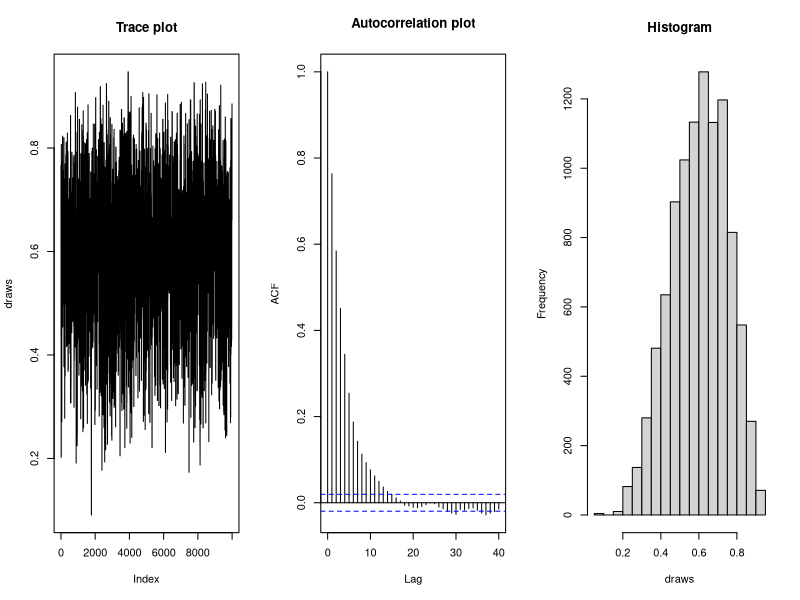
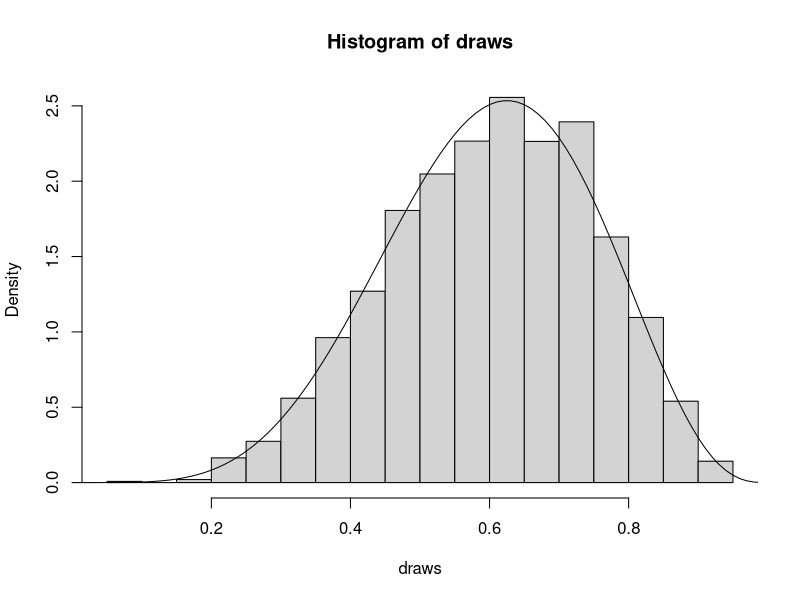
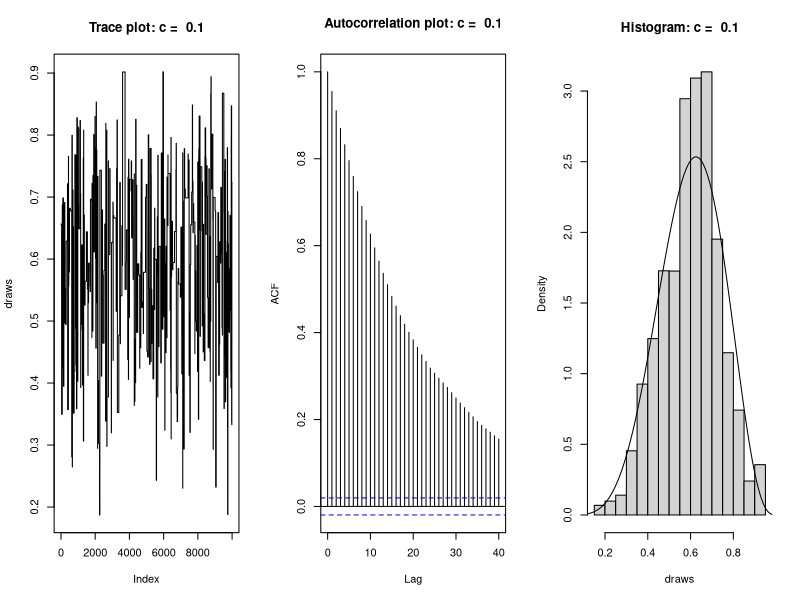
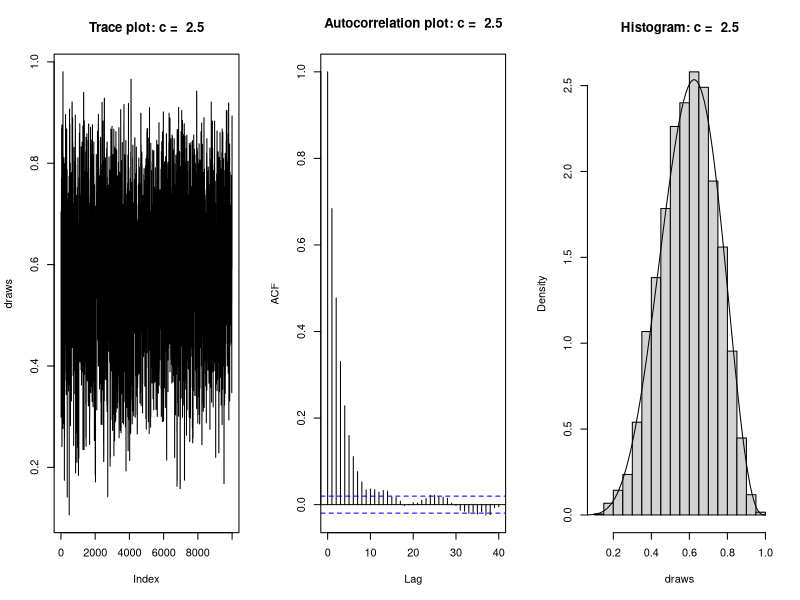
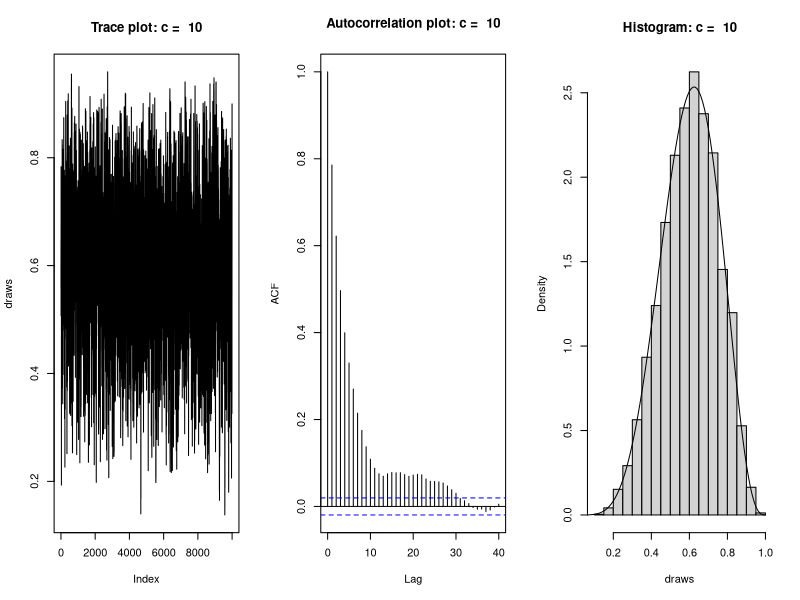

R code for these plots, in order:
## ---- chunk 1
knitr::opts_chunk$set(echo = TRUE)
## ---- chunk 2
betametropolis <- function(startvalue, c, iterations=10000){
  chain = rep(0, iterations)
  for (i in 1:iterations){
    currentvalue <- rbeta(1, c * startvalue, c * (1 - startvalue))
    proposal <- dbeta(startvalue, c * currentvalue, c * (1 - currentvalue)) / dbeta(currentvalue, c * startvalue, c * (1 - startvalue))
    posterior <- dbeta(currentvalue, 6, 4) / dbeta(startvalue, 6, 4)
    if (runif(1) < min(1, posterior * proposal)){
      startvalue <- currentvalue
      chain[i] <- startvalue
    }else{
      chain[i] <- startvalue
    }
  }
  return(chain)
}

# generate a starting value from a uniform distribution
startvalue <- runif(1)
# set c=1 and run for 10,000 total iterations
draws <- betametropolis(startvalue, 1, 10000)
## ---- chunk 3
# plots for c=1
par(mfrow = c(1, 3))
plot(draws, type = "l", main = "Trace plot"); acf(draws, main = "Autocorrelation plot"); hist(draws, main = "Histogram")
## ---- chunk 4
#histogram of the draws with Beta(6,4)
par(mfrow = c(1, 1))
hist(draws, freq = FALSE)
x<-seq(0, 1, 0.01)
lines(x, dbeta(x, 6, 4))
## ---- chunk 5
#ks test
ks.test(jitter(draws, 0.0001), rbeta(10000, 6, 4))
## ---- chunk 6
#plots for c = 0.1, 2.5, 10
cvec<-c(0.1, 2.5, 10)
for (i in 1:length(cvec)){
  par(mfrow=c(1, 3))
  draws=betametropolis(startvalue, cvec[i], 10000)
  plot(draws, type = "l", main = paste("Trace plot: c = ", cvec[i])); acf(draws, main = paste("Autocorrelation plot: c = ", cvec[i])); hist(draws, freq = FALSE, main = paste ("Histogram: c = ", cvec[i]))
  x<-seq(0, 1, 0.01)
  lines(x, dbeta(x, 6, 4))
}
